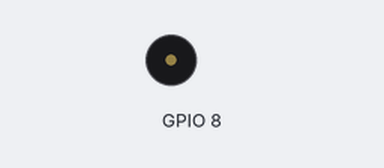
The sketch below on a simulated ESP8266 (NodeMCU). Shown: buzzer (waves = sounding).

Above: at 10.9 s.
At 12.3 s:
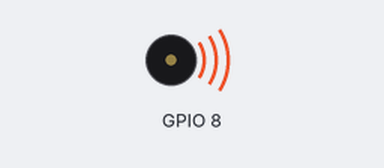
Timing chart, 0 to 17.8 s (numbered marks = the images above):
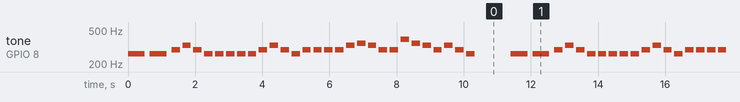

Measured:
- by itself, tone on GPIO 8: plays 262 Hz for 0.50 s, 262 Hz for 0.50 s, 294 Hz for 0.25 s, 330 Hz for 0.25 s, 294 Hz for 0.25 s, 262 Hz for 0.25 s … (343 notes in this stretch)

The sketch:

cucelerim.ino
```cpp
#include "pitches.h"

int melody[] = {
  C4, C4,
  D4, E4, D4, C4,
  C4, C4, C4, C4,
  D4, E4, D4, C4,
  D4, D4, D4, D4,
  E4, F4, E4, D4,
  D4, G4, F4, E4,
  D4, E4, D4, C4
};

int noteDurations[] = {
  2,2,
  4,4,4,4,
  4,4,4,4,
  4,4,4,4,
  4,4,4,4,
  4,4,4,4,
  4,4,4,4,
  4,4,4,4,
};

void setup() {
  for (int thisNote = 0; thisNote < sizeof(melody) / sizeof(int) ; thisNote++) {
    int noteDuration = 1000 / noteDurations[thisNote];
    tone(8, melody[thisNote], noteDuration);
    int pauseBetweenNotes = noteDuration * 1.30;
    delay(pauseBetweenNotes);
    noTone(8);
  }
}

void loop() {
  delay(1000);
  setup();
}
```
